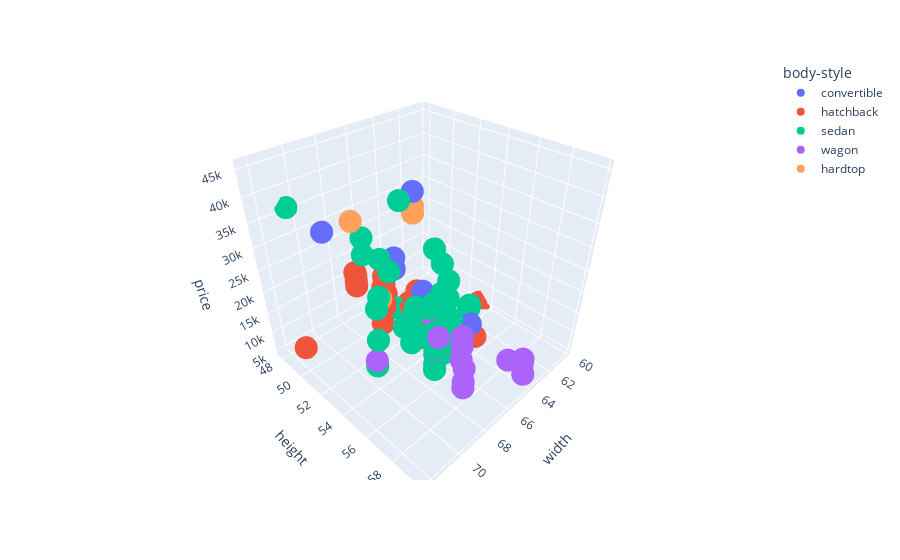

Source (notebook cell):
### Code cell
pe.scatter_3d(data_frame=df, x = 'width',y='height',z = 'price', color='body-style')
